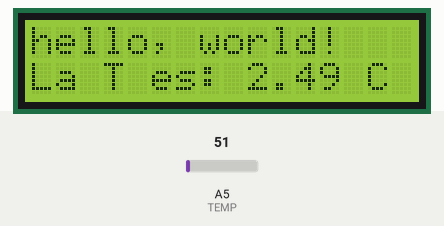
Recording of a sketch running on a simulated Arduino Uno, built with avr-gcc and run on an emulated ATmega328P. Parts: 16×2 character LCD. The inputs (shaded band) are chosen by the test bench; at power-on: A5 (TEMP) = 51. What the sketch prints to the serial monitor is not drawn.

Above: at 1.2 s.
1.3 s: A5 (TEMP) set to 61
At 6.2 s:
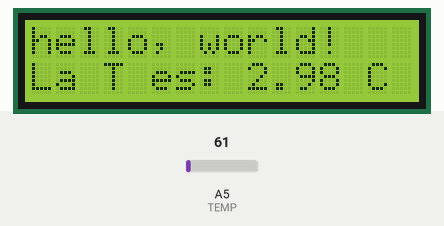
7.3 s: A5 (TEMP) set to 71
At 11.3 s:
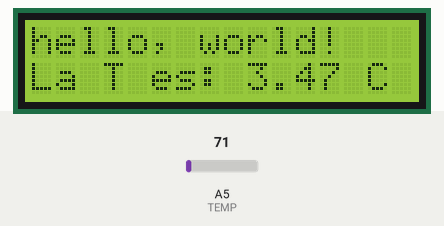
13.3 s: A5 (TEMP) set to 86
At 16.4 s:
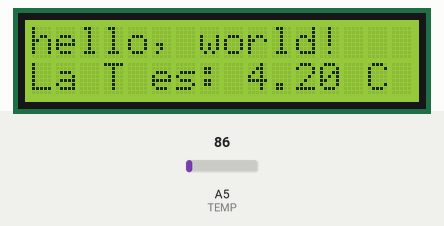
Timing chart, 0 to 17.9 s (numbered marks = the images above; inputs shaded):
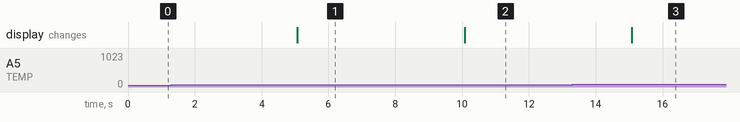

The sketch:

temp_y_liquid_cristal.ino
```cpp
#include <LiquidCrystal.h>

#define TEMP A5

// initialize the library with the numbers of the interface pins
LiquidCrystal lcd(12, 11, 5, 4, 3, 2);

void setup() {
  // set up the LCD's number of columns and rows:
  lcd.begin(16, 2);
  // Print a message to the LCD.
  lcd.print("hello, world!");
  Serial.begin(9600);
}

void loop() {
  float temp = (0.5 * analogRead(TEMP) * 100.0) / 1024.0;

  // set the cursor to column 0, line 1
  // (note: line 1 is the second row, since counting begins with 0):
  lcd.setCursor(0, 1);
  // print the number of seconds since reset:
  lcd.print("La T es: ");
  lcd.print(temp);
  lcd.print(" C");

  Serial.println(temp);

  delay(5000);
}
```

Measured:
- after the input at 1.3 s, the display: changes after 3.8 s (image 1)
- after the input at 7.3 s, the display: changes after 2.8 s (image 2)
- after the input at 13.3 s, the display: changes after 1.8 s (image 3)
